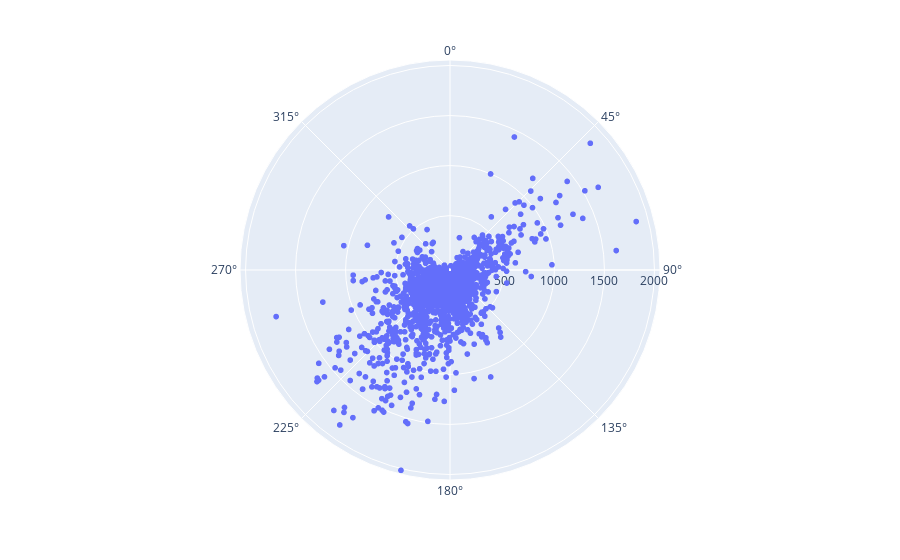

Source (notebook cell):
### Code cell
def polar_wind(data): 
    fig = px.scatter_polar(data, r="P_avg", theta="wind_deg")
    return fig
polar_wind(data).show()

### Figure 1 — Plotly figure (JSON) as saved in the notebook; plotly's stock layout.template omitted (floating-point values rounded to 4 significant figures; data arrays with more than 128 entries replaced by an {"elided": "..."} marker saying what was removed)
{"data": [{"hovertemplate": "P_avg=%{r}<br>wind_deg=%{theta}<extra></extra>", "legendgroup": "", "marker": {"color": "#636efa", "symbol": "circle"}, "mode": "markers", "name": "", "r": {"elided": "1826 float values"}, "showlegend": false, "subplot": "polar", "theta": {"elided": "1826 float values"}, "type": "scatterpolargl"}], "layout": {"legend": {"tracegroupgap": 0}, "margin": {"t": 60}, "polar": {"angularaxis": {"direction": "clockwise", "rotation": 90}, "domain": {"x": [0, 1], "y": [0, 1]}}}}
